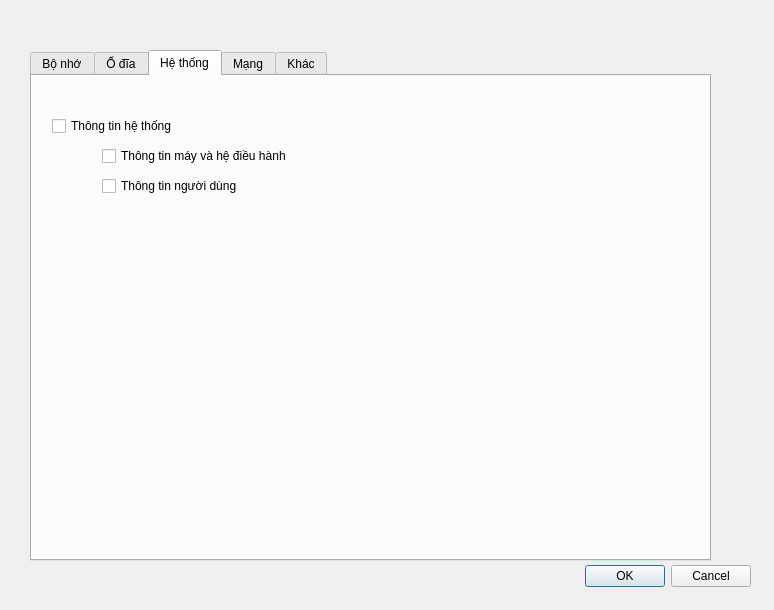
<?xml version="1.0" encoding="UTF-8"?>
<ui version="4.0">
 <class>EditScriptUi</class>
 <widget class="QDialog" name="EditScriptUi">
  <property name="geometry">
   <rect>
    <x>0</x>
    <y>0</y>
    <width>774</width>
    <height>610</height>
   </rect>
  </property>
  <property name="windowTitle">
   <string>Dialog</string>
  </property>
  <widget class="QDialogButtonBox" name="buttonBox">
   <property name="geometry">
    <rect>
     <x>410</x>
     <y>560</y>
     <width>341</width>
     <height>32</height>
    </rect>
   </property>
   <property name="orientation">
    <enum>Qt::Horizontal</enum>
   </property>
   <property name="standardButtons">
    <set>QDialogButtonBox::Cancel|QDialogButtonBox::Ok</set>
   </property>
  </widget>
  <widget class="QTabWidget" name="tabWidget">
   <property name="geometry">
    <rect>
     <x>30</x>
     <y>50</y>
     <width>681</width>
     <height>511</height>
    </rect>
   </property>
   <property name="currentIndex">
    <number>2</number>
   </property>
   <widget class="QWidget" name="memory">
    <attribute name="title">
     <string>Bộ nhớ</string>
    </attribute>
    <widget class="QCheckBox" name="checkBox">
     <property name="geometry">
      <rect>
       <x>20</x>
       <y>40</y>
       <width>81</width>
       <height>20</height>
      </rect>
     </property>
     <property name="text">
      <string>tiến trình</string>
     </property>
    </widget>
    <widget class="QCheckBox" name="checkBox_2">
     <property name="geometry">
      <rect>
       <x>70</x>
       <y>70</y>
       <width>81</width>
       <height>20</height>
      </rect>
     </property>
     <property name="text">
      <string>Handle</string>
     </property>
    </widget>
    <widget class="QCheckBox" name="checkBox_3">
     <property name="geometry">
      <rect>
       <x>70</x>
       <y>100</y>
       <width>81</width>
       <height>20</height>
      </rect>
     </property>
     <property name="text">
      <string>sections</string>
     </property>
    </widget>
    <widget class="QCheckBox" name="checkBox_4">
     <property name="geometry">
      <rect>
       <x>70</x>
       <y>130</y>
       <width>81</width>
       <height>20</height>
      </rect>
     </property>
     <property name="text">
      <string>imports</string>
     </property>
    </widget>
    <widget class="QCheckBox" name="checkBox_5">
     <property name="geometry">
      <rect>
       <x>70</x>
       <y>160</y>
       <width>81</width>
       <height>20</height>
      </rect>
     </property>
     <property name="text">
      <string>exports</string>
     </property>
    </widget>
    <widget class="QCheckBox" name="checkBox_6">
     <property name="geometry">
      <rect>
       <x>20</x>
       <y>200</y>
       <width>81</width>
       <height>20</height>
      </rect>
     </property>
     <property name="text">
      <string>điều khiển</string>
     </property>
    </widget>
    <widget class="QCheckBox" name="checkBox_7">
     <property name="geometry">
      <rect>
       <x>70</x>
       <y>230</y>
       <width>201</width>
       <height>20</height>
      </rect>
     </property>
     <property name="text">
      <string>xác minh tín hiệu số</string>
     </property>
    </widget>
    <widget class="QCheckBox" name="checkBox_8">
     <property name="geometry">
      <rect>
       <x>70</x>
       <y>260</y>
       <width>81</width>
       <height>20</height>
      </rect>
     </property>
     <property name="text">
      <string>md5</string>
     </property>
    </widget>
    <widget class="QCheckBox" name="checkBox_9">
     <property name="geometry">
      <rect>
       <x>70</x>
       <y>290</y>
       <width>81</width>
       <height>20</height>
      </rect>
     </property>
     <property name="text">
      <string>SHA</string>
     </property>
    </widget>
    <widget class="QCheckBox" name="checkBox_10">
     <property name="geometry">
      <rect>
       <x>360</x>
       <y>70</y>
       <width>81</width>
       <height>20</height>
      </rect>
     </property>
     <property name="text">
      <string>Cổng</string>
     </property>
    </widget>
    <widget class="QCheckBox" name="checkBox_11">
     <property name="geometry">
      <rect>
       <x>360</x>
       <y>100</y>
       <width>191</width>
       <height>20</height>
      </rect>
     </property>
     <property name="text">
      <string>xác minh tín hiệu số</string>
     </property>
    </widget>
   </widget>
   <widget class="QWidget" name="disk">
    <attribute name="title">
     <string>Ổ đĩa</string>
    </attribute>
    <widget class="QCheckBox" name="checkBox_12">
     <property name="geometry">
      <rect>
       <x>20</x>
       <y>40</y>
       <width>181</width>
       <height>20</height>
      </rect>
     </property>
     <property name="text">
      <string>Thu thập file</string>
     </property>
    </widget>
    <widget class="QCheckBox" name="checkBox_13">
     <property name="geometry">
      <rect>
       <x>70</x>
       <y>70</y>
       <width>231</width>
       <height>20</height>
      </rect>
     </property>
     <property name="text">
      <string>Bao gồm các file đang hoạt động</string>
     </property>
    </widget>
    <widget class="QCheckBox" name="checkBox_14">
     <property name="geometry">
      <rect>
       <x>70</x>
       <y>100</y>
       <width>251</width>
       <height>20</height>
      </rect>
     </property>
     <property name="text">
      <string>Bao gồm các file đã xóa</string>
     </property>
    </widget>
   </widget>
   <widget class="QWidget" name="system">
    <attribute name="title">
     <string>Hệ thống</string>
    </attribute>
    <widget class="QCheckBox" name="checkBox_15">
     <property name="geometry">
      <rect>
       <x>20</x>
       <y>40</y>
       <width>191</width>
       <height>20</height>
      </rect>
     </property>
     <property name="text">
      <string>Thông tin hệ thống</string>
     </property>
    </widget>
    <widget class="QCheckBox" name="checkBox_16">
     <property name="geometry">
      <rect>
       <x>70</x>
       <y>70</y>
       <width>241</width>
       <height>20</height>
      </rect>
     </property>
     <property name="text">
      <string>Thông tin máy và hệ điều hành</string>
     </property>
    </widget>
    <widget class="QCheckBox" name="checkBox_17">
     <property name="geometry">
      <rect>
       <x>70</x>
       <y>100</y>
       <width>241</width>
       <height>20</height>
      </rect>
     </property>
     <property name="text">
      <string>Thông tin người dùng</string>
     </property>
    </widget>
   </widget>
   <widget class="QWidget" name="network">
    <attribute name="title">
     <string>Mạng</string>
    </attribute>
    <widget class="QCheckBox" name="checkBox_18">
     <property name="geometry">
      <rect>
       <x>20</x>
       <y>40</y>
       <width>181</width>
       <height>20</height>
      </rect>
     </property>
     <property name="text">
      <string>Thông tin các cổng</string>
     </property>
    </widget>
    <widget class="QCheckBox" name="checkBox_19">
     <property name="geometry">
      <rect>
       <x>20</x>
       <y>70</y>
       <width>81</width>
       <height>20</height>
      </rect>
     </property>
     <property name="text">
      <string>Bảng DNS</string>
     </property>
    </widget>
    <widget class="QCheckBox" name="checkBox_20">
     <property name="geometry">
      <rect>
       <x>20</x>
       <y>100</y>
       <width>81</width>
       <height>20</height>
      </rect>
     </property>
     <property name="text">
      <string>Bảng ARP</string>
     </property>
    </widget>
   </widget>
   <widget class="QWidget" name="other">
    <attribute name="title">
     <string>Khác</string>
    </attribute>
   </widget>
  </widget>
 </widget>
 <resources/>
 <connections>
  <connection>
   <sender>buttonBox</sender>
   <signal>accepted()</signal>
   <receiver>EditScriptUi</receiver>
   <slot>accept()</slot>
   <hints>
    <hint type="sourcelabel">
     <x>248</x>
     <y>254</y>
    </hint>
    <hint type="destinationlabel">
     <x>157</x>
     <y>274</y>
    </hint>
   </hints>
  </connection>
  <connection>
   <sender>buttonBox</sender>
   <signal>rejected()</signal>
   <receiver>EditScriptUi</receiver>
   <slot>reject()</slot>
   <hints>
    <hint type="sourcelabel">
     <x>316</x>
     <y>260</y>
    </hint>
    <hint type="destinationlabel">
     <x>286</x>
     <y>274</y>
    </hint>
   </hints>
  </connection>
 </connections>
</ui>
